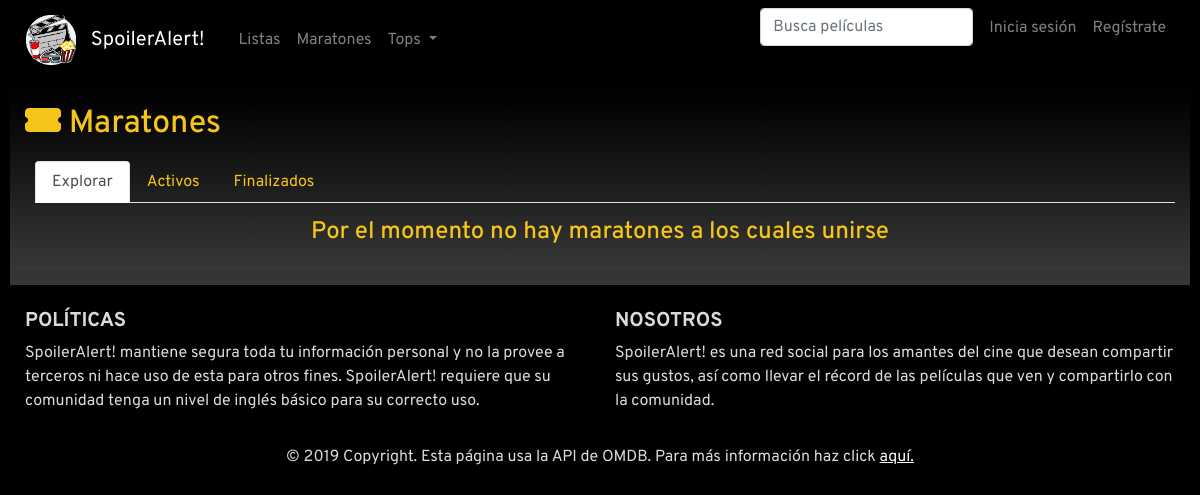
The app's page /views/menus/marathons.php, older data.
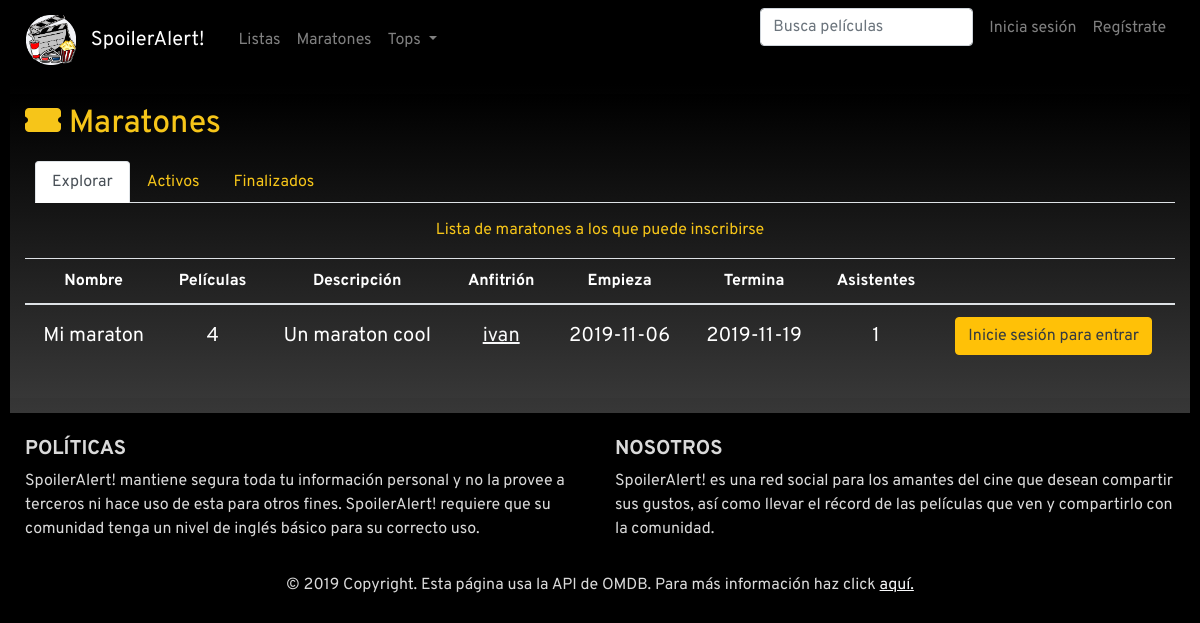
The same page, newer data.
### tables this page shows
CREATE TABLE `maraton` (
  `clave` int(11) NOT NULL,
  `nombre` varchar(50) NOT NULL,
  `inicio` date NOT NULL,
  `fin` date NOT NULL,
  `descripcion` text NOT NULL,
  `tipo` text NOT NULL,
  `publico` text NOT NULL,
  `genero` text NOT NULL,
  `intencion` text NOT NULL,
  `razon` text NOT NULL,
  `estado` enum('pendiente','aceptado','rechazado','revision') NOT NULL,
  `creador` varchar(30) NOT NULL
);

### php/Connection.php (called while the page is built, shortened)
<?php
    class Connection
    {
        private $server;
        private $user;
        private $pass;
        private $db;
        public function __construct()
        {
            $this->server = "localhost";
            $this->user = "root";
            $this->pass = "";
            $this->db = "spoileralert";
        }
        public function getConnection()
        {
            $this->connection = mysqli_connect($this->server, $this->user, $this->pass, $this->db) or die('"connection"');
            mysqli_set_charset($this->connection,"utf-8");
            return $this->connection;
        }
    }
?>

### php/Marathon.php (the view, shortened to what this page needs)
<?php
    include_once('Connection.php');
    class Marathon
    {
        public $user="";
        public $visitor;
        public function __construct()
        {
            if(isset($_SESSION['username']))
            {
                $this->user = $_SESSION['username'];
                $this->visitor=false;
            }
            else
            {
                $this->visitor = true;
            }
        }
        public function getMarathons()
        {
            $temp = new Connection();
            $conn = $temp->getConnection();
            $sql = "SELECT *,
            (SELECT COUNT(*) FROM maraton_peliculas WHERE maraton = maraton.clave) as cont,
            (SELECT COUNT(*) FROM maraton_asistencia WHERE maraton = maraton.clave) as asistencia
            FROM maraton WHERE estado = 'aceptado' AND DATE(NOW())<= inicio AND
            clave NOT IN (SELECT maraton FROM maraton_asistencia WHERE usuario = '$this->user')";
            $rs = mysqli_query($conn,$sql);
            if($rs && $rs->num_rows>0)
            {
                $out = '<p>Lista de maratones a los que puede inscribirse</p><table class ="table table-hover sa_table"><tbody>';
                $out .= '<thead><tr><th>Nombre</th><th>Películas</th><th>Descripción</th><th>Anfitrión</th><th>Empieza</th><th>Termina</th>
                <th>Asistentes</th><th>&nbsp;</th></tr></thead>';
                while($data = mysqli_fetch_assoc($rs))
                {
                    $out .= "<tr>";
                    $out .= '<td>'.$data['nombre'].'</td>';
                    $out .= '<td>'.$data['cont'].'</td>';
                    $out .= '<td>'.$data['descripcion'].'</td>';
                    $out .= '<td><a class="text-light" href="profile.php?user='.$data['creador'].'">'.$data['creador'].'</a></td>';
                    $out .= '<td>'.$data['inicio'].'</td>';
                    $out .= '<td>'.$data['fin'].'</td>';
                    $out .= '<td>'.$data['asistencia'].'</td>';
                    $out .= (!$this->visitor)?
                    '<td><a style="text-decoration:none;" href="marathon.php?clave='.$data['clave'].'"class="btn btn-warning text-dark">Detalles</a></td>'
                    :
                    '<td><a style="text-decoration:none;" href="login.php"class="btn btn-warning text-dark">Inicie sesión para entrar</a></td>';
                    $out .= "</tr>";
                }
                $out .= '</tbody></table>';
                return $out;
            }
            else
            {
                return "<h4>Por el momento no hay maratones a los cuales unirse</h4>";
            }
        }
    }
?>

### views/menus/marathons.php (shortened to what this page needs)
<html lang="es">
<head>
    <link rel="stylesheet" href="https://stackpath.bootstrapcdn.com/bootstrap/4.3.1/css/bootstrap.min.css">
    <link href="../../css/index.css" rel="stylesheet">
    <link href="../../css/communication.css" rel="stylesheet">
    <link href="../../css/styles.css" rel="stylesheet">
    <link href="../../css/profile.css" rel="stylesheet">
    <?php
    include($_SERVER['DOCUMENT_ROOT'] . '/SpoilerAlert/php/main.php');
    include($_SERVER['DOCUMENT_ROOT'] . '/SpoilerAlert/php/Marathon.php');
    $marathon = new Marathon();
    ?>
</head>
<body>
    <?php getNavBar() ?>
    <div class="form">
        <div class="friend-requests">
            <h2>
                <i class="fas fa-ticket-alt"></i> Maratones
            </h2>
            <nav class="profile-nav">
                <div class="nav nav-tabs" id="nav-tab" role="tablist">
                    <a class="nav-item nav-link active" id="nav-home-tab" data-toggle="tab" href="#nav-received" role="tab" aria-controls="nav-received" aria-selected="true">Explorar</a>
                    <a class="nav-item nav-link" id="nav-profile-tab" data-toggle="tab" href="#nav-sent" role="tab" aria-controls="nav-sent" aria-selected="false">Activos</a>
                    <a class="nav-item nav-link" id="nav-feedback-tab" data-toggle="tab" href="#nav-feedback" role="tab" aria-controls="nav-sent" aria-selected="false">Finalizados</a>
                </div>
            </nav>
            <div class="tab-content" id="nav-tabContent">
                <div class="tab-pane fade show active" id="nav-received" role="tabpanel" aria-labelledby="nav-home-tab">
                    <?php echo $marathon->getMarathons(); ?>
                </div>
            </div>
        </div>
    </div>
    <div id="footer">
    </div>
</body>
</html>

### php/main.php (shortened to what this page needs)
<?php
    include 'Notification.php';
    include 'Connection.php';
    function getNavBar()
    {
        $nav = '<nav class="mb-1 navbar navbar-expand-lg navbar-dark default-color" id="navbar">
            <div class="sa_nav">
                <a class="navbar-brand" href="index.php">
                    <img  id="sa_nav" src="../../img/logo.png" alt="¡Bienvenido a SA!">
                    <span>SpoilerAlert!</span>
                </a>
            </div>
            <button class="navbar-toggler" type="button" data-toggle="collapse" data-target="#navbarSupportedContent-333"
                aria-controls="navbarSupportedContent-333" aria-expanded="false" aria-label="Toggle navigation">
                <span class="navbar-toggler-icon"></span>
            </button>
            <div class="collapse navbar-collapse" id="navbarSupportedContent-333">
                <ul class="navbar-nav mr-auto">';
        if(isset($_SESSION['username']) && $_SESSION['username']=="admin")
        {
            $nav .= '<li class="nav-item">
                        <a class="nav-link" href="reports.php">Reportes</a>
                    </li>
                    <li class="nav-item">
                        <a class="nav-link" href="review-marathons.php">Revisar maratones</a>
                    </li>
                    <li class="nav-item">
                        <a class="nav-link" href="review-questions.php">Preguntas semanales</a>
                    </li>
                </ul>';
        }
        else
        {
            $nav .= '<li class="nav-item">
                        <a class="nav-link" href="#">Listas
                        </a>
                    </li>
                    <li class="nav-item">
                        <a class="nav-link" href="marathons.php">Maratones</a>
                    </li>
                    <li class="nav-item dropdown">
                        <a class="nav-link dropdown-toggle" id="navbarDropdownMenuLink-333" data-toggle="dropdown"
                            aria-haspopup="true" aria-expanded="false">
                            Tops
                        </a>
                        <div class="dropdown-menu dropdown-default" aria-labelledby="navbarDropdownMenuLink-333">
                            <a class="dropdown-item bg-light" href="weekly-tops.php">Semanales</a>
                            <a class="dropdown-item bg-light" href="global-tops.php">Globales</a>
                        </div>
                    </li>
                </ul>';
        }
            $nav .= '<ul class="navbar-nav ml-auto nav-flex-icons">
                    <li class="nav-item">
                        <form class="form-inline" action="search.php" method="GET">
                            <div class="md-form my-0">
                                <input class="form-control mr-sm-2" type="text" placeholder="Busca películas"
                                    aria-label="Search" name="title">
                            </div>
                        </form>
                    </li>';
        if(isset($_SESSION['username']))
        {
            $notifications = new Notification($_SESSION['username']);
            $nav .= $notifications->getNav();
            $nav .= '<li class="nav-item dropdown">
            <a title="Nuevo" class="nav-link dropdown-toggle" id="navbarDropdownMenuLink-222" data-toggle="dropdown"
                aria-haspopup="true" aria-expanded="false">
                <i class="fas fa-plus"></i>
            </a>
            <div class="dropdown-menu dropdown-menu-right dropdown-default"
                aria-labelledby="navbarDropdownMenuLink-222">
                <a class="dropdown-item bg-light" href="new-playlist.php">Lista de reproducción</a>
                <a class="dropdown-item bg-light" href="new-marathon.php">Maratón</a>
            </div>
            </li>  ';
            $nav .= '<li class="nav-item dropdown">
            <a title="Perfil" class="nav-link dropdown-toggle" id="navbarDropdownMenuLink-333" data-toggle="dropdown"
                aria-haspopup="true" aria-expanded="false">
                <i class="fas fa-user"></i>
            </a>
            <div class="dropdown-menu dropdown-menu-right dropdown-default"
                aria-labelledby="navbarDropdownMenuLink-333">
                <a class="dropdown-item bg-white" href="../../php/my-profile.php"><span class="font-weight-bold">
                '.$_SESSION['username'].'</span><br>Perfil</br></a>
                <a class="dropdown-item bg-light" href="configure.php">Administrar cuenta</a>
                <a class="dropdown-item bg-light" href="my-stats.php">Mi recuento cinematográfico</a>
                <a class="dropdown-item bg-light" href="#" onclick="logout()"><span class="font-weight-bold">Cerrar sesión</span></a>
            </div>
            </li>';
        }
        else
        {
            $nav .= '<li class="nav-item sa_link">
            <a class="nav-link" href="login.php">Inicia sesión</a>&nbsp;&nbsp;
            </li> <li class="nav-item sa_link">
            <a class="nav-link" href="register.php">Regístrate</a>
            </li>' ;
        }
        $nav .= '</ul>
        </div>
        </nav>';
        echo $nav;
        return $nav;
    }
?>

### css/index.css (style rules this page uses)
body { background-color: #000000; font-family: 'Overpass'; margin-left: 10px; margin-right: 10px; }
.sa_nav { background-color: #000000; text-align: center; }
.sa_nav img { width: 50px; }
.sa_nav span { color: white; align-content: center; }
.sa_link a { text-decoration: none; color: antiquewhite; }
.form { padding-top: 10px; background: linear-gradient(180deg, rgba(0, 0, 0, 1) 0%, rgba(55, 55, 55, 1) 100%); text-align: center; color: #F6C519; align-content: center; padding-bottom: 15px; }
.form a { color: #F6C519; text-decoration: underline; }

### css/communication.css (style rules this page uses)
.friend-requests { padding-left: 15px; padding-top: 10px; background: linear-gradient(180deg, rgba(0, 0, 0, 1) 0%, rgba(55, 55, 55, 1) 100%); color: #F6C519; align-content: center; padding-bottom: 15px; padding-right: 15px; }
.friend-requests h2 { text-align: left; }

### css/styles.css (style rules this page uses)
.sa_table { padding: 10px 10px 10px 10px; color: white; text-align: center; align-content: center; }
.sa_table td { font-size: 20px; vertical-align: middle; text-align: center; }

### css/profile.css (style rules this page uses)
.profile-nav { padding-top: 10px; color: #F6C519; padding-bottom: 15px; align-content: left; text-align: left; padding-left: 10px; }
.profile-nav a { color: #F6C519; text-decoration: none; }
.rounded p, span, small { padding-left: 10px; padding-right: 10px; }

Row changes from the older to the newer data that the page shows:
now on this page (row edited): maraton: nombre "Mi maraton", cont "4", descripcion "Un maraton cool", creador "ivan", inicio "2019-11-06", fin "2019-11-19", asistencia "1"
Text that changed along with them:
text no longer shown: "Por el momento no hay maratones a los cuales unirse"
text now shown: "Lista de maratones a los que puede inscribirse Nombre Películas Descripción Anfitrión Empieza Termina Asistentes"
